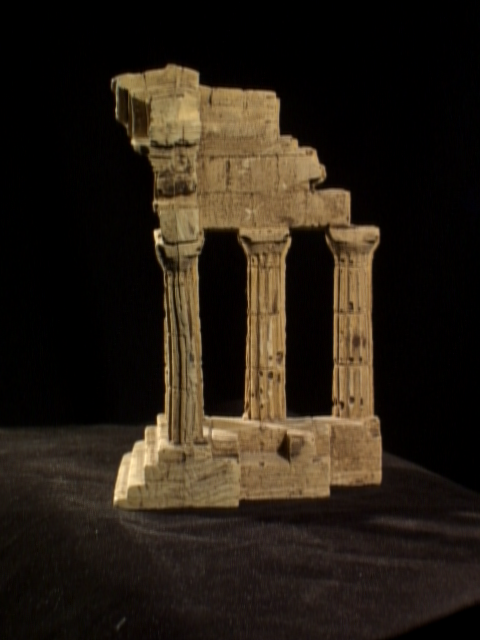
//> input picture templeRing/templeR0001.png, 480 x 640 px; its folder holds 4 pictures in this run
$ ./main   (built with g++ and OpenCV 4)
//> lines starting //> are read from the running program, lines starting //| are printed output that depends on the picture
#include <opencv2/opencv.hpp>
#include <opencv2/features2d.hpp>
#include <filesystem>
#include <iostream>
#include <fstream>
#include <map>
#include <queue>
#include <set>

struct PoseEdge {
    int src, dst;
    cv::Mat R, t;
};

//Function to find SIFT features in an image
std::vector<cv::KeyPoint> SiftImage(const std::string& imgPath, cv::Ptr<cv::SIFT>& sift, cv::Mat& descriptors)
{
    cv::Mat img = cv::imread(imgPath, cv::IMREAD_GRAYSCALE);
    if (img.empty())
    {
        std::cerr << "Error: Could not load image!" << std::endl;
        return {};
    }

    std::vector<cv::KeyPoint> keypoints;
    sift->detectAndCompute(img, cv::noArray(), keypoints, descriptors);
    std::cout << "Detected " << keypoints.size() << " keypoints.\n";

    return keypoints;
}

//Function to Match SIFT Features between 2 different images and find good matching features
std::vector<cv::DMatch> MatchFeatures(const cv::Mat& desc1, const cv::Mat& desc2)
{
    std::vector<std::vector<cv::DMatch>> knnMatches;
    std::vector<cv::DMatch> goodMatches;

    cv::FlannBasedMatcher matcher;
    matcher.knnMatch(desc1, desc2, knnMatches, 2);

    const float ratio_thresh = 0.75f;
    for (const auto& match : knnMatches)
    {
        if (match.size() == 2 && match[0].distance < ratio_thresh * match[1].distance)
        {
            goodMatches.push_back(match[0]);
        }
    }

    return goodMatches;
}

std::set<std::tuple<int, int>> seenMatches;

//Function to compare the all images to find best matching Images
std::vector<std::tuple<int, int, std::vector<cv::DMatch>, cv::Mat, cv::Mat>> FindBestImagePairs(const std::vector<cv::Mat>& allDescriptors,
    const std::vector<std::vector<cv::KeyPoint>>& allKeypoints,
    const cv::Mat& K,
    int matchThreshold = 200,
    double minDisplacementThreshold = 5,
    int minTriangulatedPoints = 50)
{
    std::vector<std::tuple<int, int, std::vector<cv::DMatch>, cv::Mat, cv::Mat>> matchPairs;

    for (size_t i = 0; i < allDescriptors.size(); ++i)
    {
        for (size_t j = i + 1; j < allDescriptors.size(); ++j)
        {
            if (seenMatches.count(std::make_tuple(static_cast<int>(i), static_cast<int>(j))))
                continue;

            auto matches = MatchFeatures(allDescriptors[i], allDescriptors[j]);

            if (matches.size() < matchThreshold)
                continue;

            // Extract matched keypoints
            std::vector<cv::Point2f> pts1, pts2;
            for (const auto& match : matches)
            {
                pts1.push_back(allKeypoints[i][match.queryIdx].pt);
                pts2.push_back(allKeypoints[j][match.trainIdx].pt);
            }

            double avgDisplacement = 0.0;
            for (size_t k = 0; k < pts1.size(); ++k)
            {
                avgDisplacement += cv::norm(pts1[k] - pts2[k]);
            }
            avgDisplacement /= pts1.size();

            // Estimate Essential Matrix
            cv::Mat mask;
            cv::Mat E = cv::findEssentialMat(pts1, pts2, K, cv::RANSAC, 0.999, 1.0, mask);
            if (E.empty())
                continue;

            // Recover pose
            cv::Mat R, t;
            int inliers = cv::recoverPose(E, pts1, pts2, K, R, t, mask);
            if (avgDisplacement < minDisplacementThreshold)
                continue;

            seenMatches.insert(std::make_tuple(static_cast<int>(i), static_cast<int>(j)));
            matchPairs.emplace_back(static_cast<int>(i), static_cast<int>(j), matches, R.clone(), t.clone());
        }
    }
    return matchPairs;
}

std::vector<PoseEdge> BuildPoseGraph(const std::vector<std::tuple<int, int, std::vector<cv::DMatch>, cv::Mat, cv::Mat>>& matchPairs) {
    std::vector<PoseEdge> graph;
    for (const auto& match : matchPairs) {
        int src = std::get<0>(match);
        int dst = std::get<1>(match);
        const cv::Mat& R = std::get<3>(match);
        const cv::Mat& t = std::get<4>(match);
        graph.push_back({src, dst, R.clone(), t.clone()});
    }
    return graph;
}

void ComputeGlobalPoses(const std::vector<PoseEdge>& graph, std::map<int, cv::Mat>& globalRotations, std::map<int, cv::Mat>& globalTranslations) {
    std::set<int> visited;
    std::queue<int> q;
    globalRotations[0] = cv::Mat::eye(3, 3, CV_64F);
    globalTranslations[0] = cv::Mat::zeros(3, 1, CV_64F);
    visited.insert(0);
    q.push(0);

    while (!q.empty()) {
        int curr = q.front(); q.pop();
        for (const auto& edge : graph) {
            int next = -1;
            bool forward = false;
            if (edge.src == curr && !visited.count(edge.dst)) {
                next = edge.dst; forward = true;
            } else if (edge.dst == curr && !visited.count(edge.src)) {
                next = edge.src; forward = false;
            } else continue;

            const cv::Mat& R_curr = globalRotations[curr];
            const cv::Mat& t_curr = globalTranslations[curr];

            if (forward) {
                globalRotations[next] = R_curr * edge.R;
                globalTranslations[next] = R_curr * edge.t + t_curr;
            } else {
                cv::Mat R_inv = edge.R.t();
                cv::Mat t_inv = -R_inv * edge.t;
                globalRotations[next] = R_curr * R_inv;
                globalTranslations[next] = R_curr * t_inv + t_curr;
            }

            visited.insert(next);
            q.push(next);
        }
    }
}


std::vector<cv::Point3d> TriangulateGlobalPoints(
    const std::vector<std::tuple<int, int, std::vector<cv::DMatch>>>& matches,
    const std::vector<std::vector<cv::KeyPoint>>& allKeypoints,
    const std::map<int, cv::Mat>& globalRot,
    const std::map<int, cv::Mat>& globalTrans,
    const cv::Mat& K)
{
    std::vector<cv::Point3d> points;
    for (const auto& [i, j, pairMatches] : matches) {
        cv::Mat R1 = globalRot.at(i), t1 = globalTrans.at(i);
        cv::Mat R2 = globalRot.at(j), t2 = globalTrans.at(j);

        cv::Mat P1, P2;
        cv::hconcat(R1, t1, P1);
        cv::hconcat(R2, t2, P2);
        P1 = K * P1;
        P2 = K * P2;

        std::vector<cv::Point2f> pts1, pts2;
        for (const auto& m : pairMatches) {
            pts1.push_back(allKeypoints[i][m.queryIdx].pt);
            pts2.push_back(allKeypoints[j][m.trainIdx].pt);
        }

        cv::Mat pts4D;
        cv::triangulatePoints(P1, P2, pts1, pts2, pts4D);

        for (int k = 0; k < pts4D.cols; ++k) {
            cv::Mat x = pts4D.col(k);
            x /= x.at<float>(3);
            points.emplace_back(x.at<float>(0), x.at<float>(1), x.at<float>(2));
        }
    }
    return points;
}


// [18 lines of commented-out code are left out]

int main()
{

    bool useAllPairs = true;
    double fx = 1520.4;
    double fy = 1525.9;
    double cx = 302.32;
    double cy = 246.87;

    cv::Mat K = (cv::Mat_<double>(3,3) << fx, 0, cx, 0, fy, cy, 0, 0, 1);

    std::string imgDir = "templeRing/";

    // Create SIFT detector
    cv::Ptr<cv::SIFT> sift = cv::SIFT::create();

    // Containers for all results
    std::vector<cv::Mat> allDescriptors;
    std::vector<std::vector<cv::KeyPoint>> allKeypoints;
    std::vector<std::string> allImagePaths;
    std::vector<cv::Mat> allImages;

    // Load image again just to draw

    std::vector<std::string> filePaths;

    for (const auto& entry : std::filesystem::directory_iterator(imgDir))
    {
        if (entry.is_regular_file())
        {
            filePaths.push_back(entry.path().string());
        }
    }

    std::sort(filePaths.begin(), filePaths.end());

    for (const auto& imgPath : filePaths)
    {

        std::cout << "Processing: " << imgPath << std::endl;

        cv::Mat descriptors;
        std::vector<cv::KeyPoint> keypoints = SiftImage(imgPath, sift, descriptors);
//> in SiftImage, `cv::Mat img = cv::imread(imgPath, cv::IMREAD_GRAYSCALE);`:
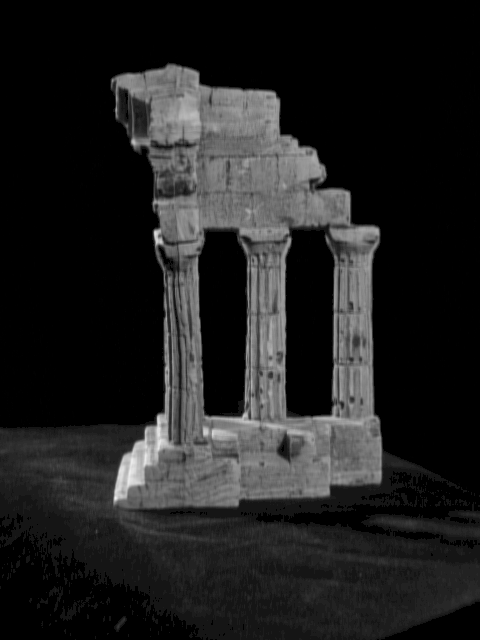
//> img: 640 rows x 480 cols, CV_8UC1; min 0, max 237, mean 32.2
//> in SiftImage, `sift->detectAndCompute(img, cv::noArray(), keypoints, descriptors);`: keypoints = 818 keypoints; strongest (x, y, size): (156, 233, 4.5), (158, 241, 5.6), (131, 472, 24.3), (134, 142, 5)
//| Detected 818 keypoints.

        if (!keypoints.empty())
        {
            allKeypoints.push_back(keypoints);
//> allKeypoints = 1 item
            allDescriptors.push_back(descriptors);
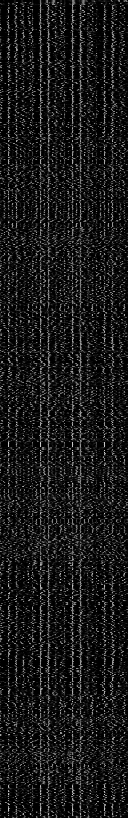
//> allDescriptors[0]: 818 rows x 128 cols, CV_32FC1; min 0, max 208, mean 24.9
            allImagePaths.push_back(imgPath);

            allImages.push_back(cv::imread(imgPath, cv::IMREAD_GRAYSCALE));
        }
    }
//> pass 2 of the loop `for (const auto& imgPath : filePaths)`:
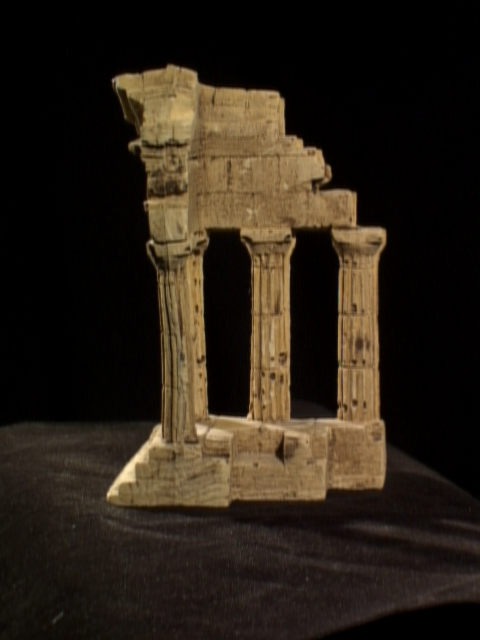
//> input picture templeRing/templeR0002.png, 480 x 640 px
//> in SiftImage (call 2), `cv::Mat img = cv::imread(imgPath, cv::IMREAD_GRAYSCALE);`:
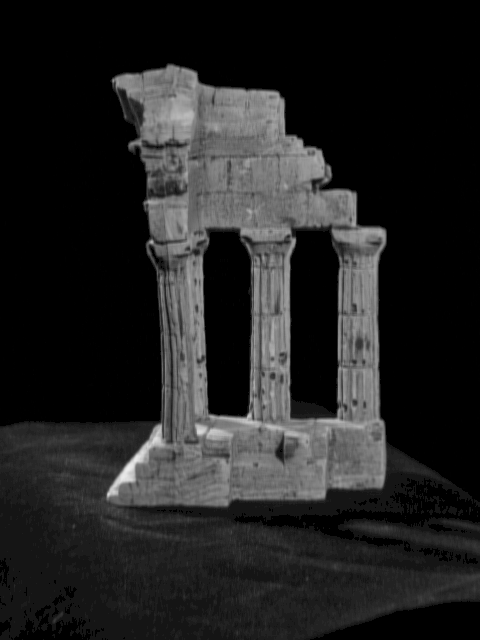
//> img: 640 rows x 480 cols, CV_8UC1; min 0, max 237, mean 34.5
//> in SiftImage (call 2), `sift->detectAndCompute(img, cv::noArray(), keypoints, descriptors);`: keypoints = 784 keypoints; strongest (x, y, size): (127, 474, 11.4), (229, 392, 31.1), (156, 438, 11.3), (151, 242, 3.2)
//| Detected 784 keypoints.
//> allKeypoints = 2 items
//> `allDescriptors.push_back(descriptors);`:
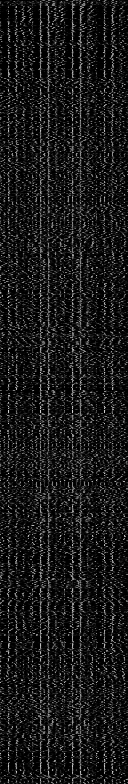
//> allDescriptors[1]: 784 rows x 128 cols, CV_32FC1; min 0, max 209, mean 25.1
//> pass 3 of the loop `for (const auto& imgPath : filePaths)`:
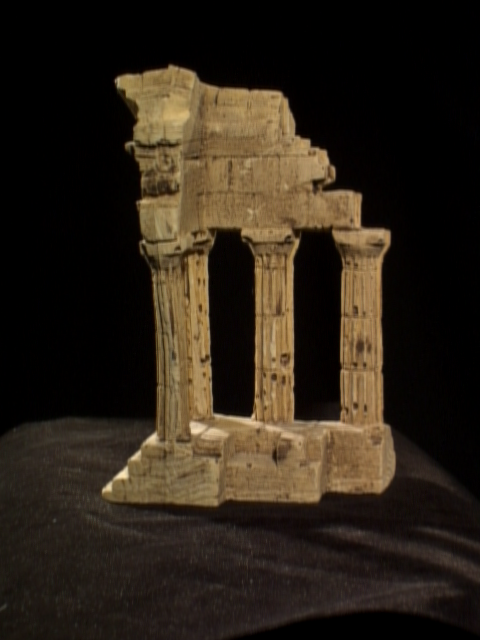
//> input picture templeRing/templeR0003.png, 480 x 640 px
//> in SiftImage (call 3), `cv::Mat img = cv::imread(imgPath, cv::IMREAD_GRAYSCALE);`:
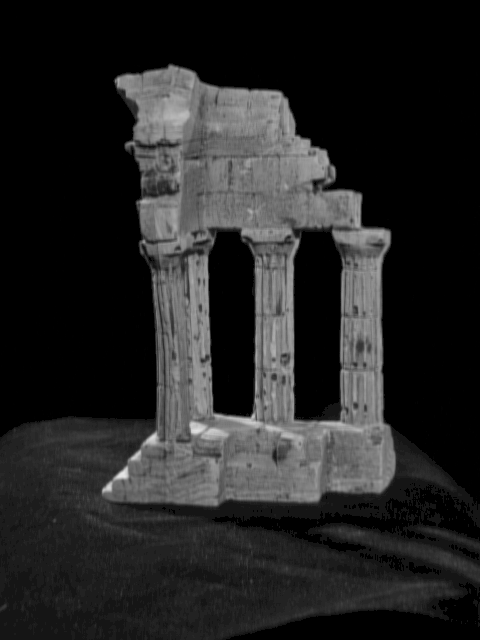
//> img: 640 rows x 480 cols, CV_8UC1; min 0, max 230, mean 36.5
//> in SiftImage (call 3), `sift->detectAndCompute(img, cv::noArray(), keypoints, descriptors);`: keypoints = 787 keypoints; strongest (x, y, size): (123, 474, 6.7), (233, 391, 31.5), (152, 439, 7.8), (108, 488, 6)
//| Detected 787 keypoints.
//> allKeypoints = 3 items
//> `allDescriptors.push_back(descriptors);`:
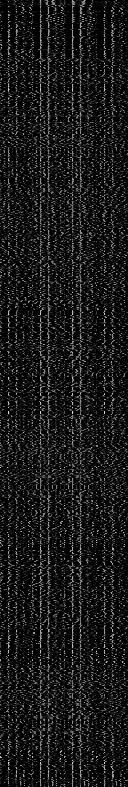
//> allDescriptors[2]: 787 rows x 128 cols, CV_32FC1; min 0, max 214, mean 25.1
//> the loop made 4 passes; the first 3 are shown
    std::cout << "Processed " << allImagePaths.size() << " images." << std::endl;

    std::cout << "Matching Pairs in Progress" <<std::endl;
    auto matchPairsFull = FindBestImagePairs(allDescriptors, allKeypoints, K);
    if (matchPairsFull.empty())
    {
        std::cerr << "No good image pairs found for matching!" << std::endl;
        return -1;
    }

    auto poseGraph = BuildPoseGraph(matchPairsFull);

    std::map<int, cv::Mat> globalRotations, globalTranslations;
    ComputeGlobalPoses(poseGraph, globalRotations, globalTranslations);

    std::vector<std::tuple<int, int, std::vector<cv::DMatch>>> matchOnly;
    for (const auto& m : matchPairsFull)
        matchOnly.emplace_back(std::get<0>(m), std::get<1>(m), std::get<2>(m));

    auto points = TriangulateGlobalPoints(matchOnly, allKeypoints, globalRotations, globalTranslations, K);

    std::ofstream file("output.xyz");
    int invalid_pts = 0;
    for (const auto& pt : points)
    {
        if (pt.x >1000 || pt.y >1000 || pt.z>1000 || pt.x <-1000 || pt.y <-1000 || pt.z<-1000)
        {
            invalid_pts = invalid_pts+1;
        }
        else
        {
            file << pt.x << " " << pt.y << " " << pt.z << "\n";
        }
    }
    file.close();
    std::cout << "Saved point cloud with " << points.size()-invalid_pts<<" removing: "<<invalid_pts<<" invalid pts" << std::endl;


    // [16 lines of commented-out code are left out]

    return 0;
}
